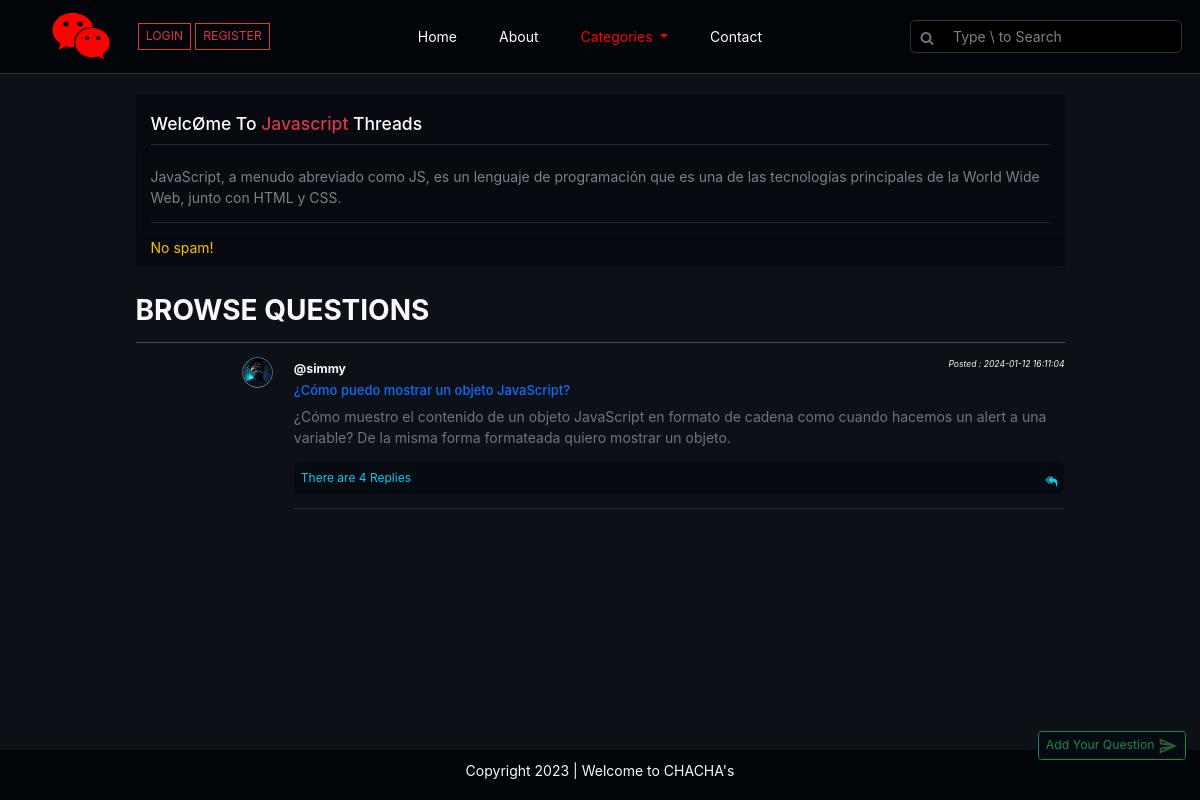
The app's page /threadlist.php?catid=3 with its own data.
### tables this page shows
CREATE TABLE `categories` (
  `c_id` int(250) NOT NULL,
  `c_name` varchar(250) NOT NULL,
  `c_desc` varchar(250) NOT NULL,
  `c_images` varchar(255) NOT NULL,
  `c_reg_date` datetime NOT NULL DEFAULT current_timestamp()
);

CREATE TABLE `threads` (
  `threads_id` int(255) NOT NULL,
  `threads_title` varchar(100) NOT NULL,
  `threads_desc` text NOT NULL,
  `threads_cat_id` int(255) NOT NULL,
  `threads_user_id` int(255) NOT NULL,
  `threads_reg_date` datetime DEFAULT current_timestamp()
);

CREATE TABLE `users` (
  `id` int(255) NOT NULL,
  `username` varchar(255) NOT NULL,
  `user_email` varchar(30) NOT NULL,
  `password` varchar(255) NOT NULL,
  `user_image` varchar(255) NOT NULL,
  `timestamp` datetime NOT NULL DEFAULT current_timestamp()
);

### threadlist.php (the view, shortened to what this page needs)
<!DOCTYPE html>
<html lang="en">
<head>
    <link rel="stylesheet" href="https://cdn.jsdelivr.net/npm/bootstrap@5.2.3/dist/css/bootstrap.min.css">
    <link rel="stylesheet" href="https://cdnjs.cloudflare.com/ajax/libs/font-awesome/6.0.0/css/all.min.css" />
    <link rel='stylesheet' href='https://cdnjs.cloudflare.com/ajax/libs/font-awesome/4.7.0/css/font-awesome.min.css'>
    <link rel="stylesheet" href="css_js/style.css">
</head>
<body>
    <div class="container-fluid p-0 threadlist-page" id="maincontainer">
        <?php include 'partials/_header.php'; ?>
        <?php
        $c_id = $_GET["catid"];
        $sql = "select * from categories where c_id=$c_id";
        $result = mysqli_query($con, $sql);
        while ($row = mysqli_fetch_assoc($result)) {
            $c_name = $row["c_name"];
            $c_desc = $row["c_desc"];
        }
        ?>
        <div class="container my-4">
            <div class="row">
                <div class="col-md-10 mx-auto">
                    <div class="card rounded-0 threadlist-welcome">
                        <div class="card-header border-0">
                            <h5>WelcØme To <span class="text-capitalize text-danger"><?php echo $c_name; ?></span> Threads</h5>
                            <hr>
                        </div>
                        <div class="card-body border-0">
                            <p><?php echo $c_desc; ?></p>
                            <hr>
                        </div>
                        <div class="card-footer border-0 pt-0">
                            <p class="m-0 text-warning">No spam!</p>
                        </div>
                    </div>
                </div>
            </div>
        </div>
        <div class="position-fixed" style="bottom: 40px;right:14px;">
            <a href="#" class="fa-solid fa-up-long float-end" id="backtotop" onclick="document.body.scrollTop=0;document.documentElement.scrollTop=0;event.preventDefault()"></a><br>
            <button class="btn btn-sm btn-outline-success text-success" id="" type="button" style="background-color:#060a11;" data-bs-toggle="offcanvas" data-bs-target="#offcanvasthreadlist" aria-controls="offcanvasBottom">Add Your Question <img src="imgs/send-png-green.png" width="20px" alt=""></button>
        </div>
        <div class="container my-2">
            <div class="row">
                <div class="col-md-10 mx-auto">
                    <h2 class="fw-bold text-light mt-2">BROWSE QUESTIONS</h2>
                    <hr class="text-light">
                    <?php
                    $id = $_GET["catid"];
                    $sql = "select * from threads where threads_cat_id=$id";
                    $result = mysqli_query($con, $sql);
                    while ($row = mysqli_fetch_assoc($result)) {
                        $t_id = $row["threads_id"];
                        $t_title = $row["threads_title"];
                        $t_desc = $row["threads_desc"];
                        $date = $row["threads_reg_date"];
                        $thread_user_id = $row["threads_user_id"];
                        $sql2 = "select * from users where id='$thread_user_id'";
                        $result2 = mysqli_query($con, $sql2);
                        $row2 = mysqli_fetch_assoc($result2);
                        $user_image = $row2["user_image"];
                        $query = "select * from comments where thread_id='$t_id'";
                        $result3 = mysqli_query($con, $query);
                        $num = mysqli_num_rows($result3);
                        echo ' <div class="row">
                                <div class="col-2 d-flex justify-content-end align-items-start">
                                <span class="rounded-5 border border-secondary overflow-hidden" style="width:31px;height:31px;">
                                <img src="uploaded_img/' . $user_image . '" class="img-fluid" width="31px" alt="">
                                </span>
                                </div>
                                <div class="col-10">
                                <p class="m-0 text-light"><b><small>@' . $row2["username"] . '</small></b> <i class="float-end" style="font-size:.7rem;"><small>Posted : ' . $date . '</small></i></p>
                                     <h5><a class="text-decoration-none" href="thread.php?threadid=' . $t_id . '"><span class="" style="font-size:13px;">' . $t_title . '</span></a></h5>
                                     <p class="text-secondary">' . $t_desc . '</p>';
                        if ($num <= 0) {
                            echo '<p class="w-sm-50"><a class="text-decoration-none p-2 rounded-2 text-warning d-block" style="background-color:#060a11;font-size:12px;" href="thread.php?threadid=' . $t_id . '">There\'s no Reply Yet | Be the first one Answer it. <span class="pt-2 fa fa-reply-all float-end"></span></a></p><hr class="text-secondary">';
                        } else {
                            echo '<p class="w-sm-50"><a class="text-decoration-none p-2 rounded-2 text-info d-block" style="background-color:#060a11;font-size:12px;" href="thread.php?threadid=' . $t_id . '">There are ' . $num . ' Replies <span class="pt-2 fa fa-reply-all float-end"></span></a></p><hr class="text-secondary">';
                        }
                        echo '
                                </div>
                            </div>';
                    }
                    ?>
                </div>
            </div>
        </div>
    </div>
    <?php include 'partials/_footer.php'; ?>
</body>
</html>

### css_js/style.css (style rules this page uses)
* { scroll-behavior: smooth; }
html,body { font-family: -apple-system, BlinkMacSystemFont, "Segoe UI", Roboto, Oxygen, Ubuntu, Cantarell, "Open Sans", "Helvetica Neue", sans-serif; font-size: 14px; height: 100vh; }
#maincontainer { background-color: #0d1117; min-height: calc(100vh - 50px); padding-bottom: 20px; }
::placeholder { color: grey !important; }
.threadlist-page .threadlist-welcome { background-color:#060a11 !important; }
.threadlist-page .threadlist-welcome h5 { color: white !important; margin: 10px 0px; }
.threadlist-page .threadlist-welcome hr { color: grey !important; margin: 0; padding: 0; }
.threadlist-page .threadlist-welcome .card-body, .threadlist-page .threadlist-welcome .card-footer { color: grey !important; }

### records on screen
categories: c_name "Javascript", c_desc "JavaScript, a menudo abreviado como JS, es un lenguaje de programación que es una de las tecnologías principales de la World Wide Web, junto con HTML y CSS."
threads: users.user_image (picture), users.username "simmy", threads_reg_date "2024-01-12 16:11:04", threads_title "¿Cómo puedo mostrar un objeto JavaScript?", threads_desc "¿Cómo muestro el contenido de un objeto JavaScript en formato de cadena como cuando hacemos un alert a una variable? De la misma forma formateada quiero mostrar un objeto.", num "4"
